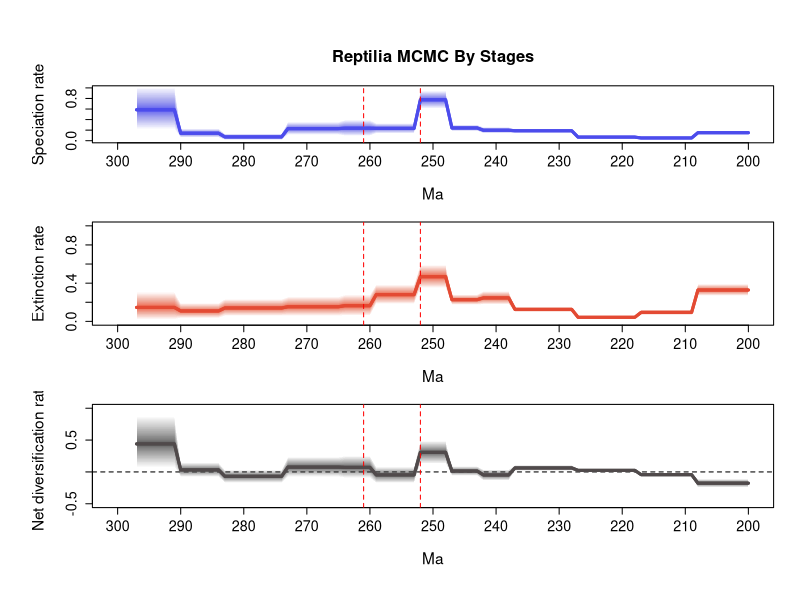

Write the R code that produced this figure.
# 1 files combined:
# 	C:\Users\SimoesLabAdmin\Documents\BDNN_Arielli\reptilia\mcmc_fixshift_no_predictors\D_mcmc\combined_10_marginal_rates.log

# 95% HPDs calculated using code from Biopy (https://www.cs.auckland.ac.nz/~yhel002/biopy/)

pdf(file='C:/Users/SimoesLabAdmin/Documents/BDNN_Arielli/reptilia/mcmc_fixshift_no_predictors/D_mcmc/combined_10_marginal_rates_RTT_final.pdf',width=8, height=10.8)
par(mfrow=c(3,1), cex.main=1.7, cex.lab=1.4, cex.axis=1.3,
    mgp=c(3.5, 1, 0),      # distance of axis labels from plot, increase first value to move y axis label further out
    oma=c(2, 2, 2, 0))     # outer margins for the entire figure

library(scales)
plot_RTT <- function (age,hpd_M,hpd_m,mean_m,color){
    N=100
    beta=(1:(N-1))/N
    alpha_shape=0.25
    cat=1-(beta^(1./alpha_shape))
    for (i in 1:(N-1)){
        trans= 1/N + 2/N
        polygon(c(age, rev(age)), c(hpd_M-((hpd_M-mean_m)*cat[i]), rev(hpd_m+((mean_m-hpd_m)*cat[i]))), col = alpha(color,trans), border = NA)
    }
    lines(rev(age), rev(mean_m), col = color, lwd=3)
}
    
L_hpd_m95=c(NA, NA,NA,NA,NA,NA,NA,NA,NA,NA,NA,NA,NA,NA,NA,NA,NA,NA,NA,NA,NA,NA,NA,NA,NA,NA,NA,NA,NA,NA,NA,NA,NA,NA,NA,NA,NA,NA,NA,NA,NA,NA,NA,NA,NA,NA,NA,NA,NA,NA,NA,NA,NA,NA,NA,NA,NA,NA,NA,NA,NA,NA,NA,NA,NA,NA,NA,NA,NA,NA,NA,NA,NA,NA,NA,NA,NA,NA,NA,NA,NA,NA,NA,NA,NA,NA,NA,NA,NA,NA,NA,NA,NA,NA,NA,NA,NA,NA,NA,NA,NA,NA,NA,NA,NA,NA,NA,NA,NA,NA,NA,NA,NA,NA,NA,NA,NA,NA,NA,NA,NA,NA,NA,NA,NA,NA,NA,NA,NA,NA,NA,NA,NA,NA,NA,NA,NA,NA,NA,NA,NA,NA,NA,NA,NA,NA,NA,NA,NA,NA,NA,NA,NA,NA,NA,NA,NA,NA,NA,NA,NA,NA,NA,NA,NA,NA,NA,NA,NA,NA,NA,NA,NA,NA,NA,NA,NA,NA,NA,NA,NA,NA,NA,NA,NA,NA,NA,NA,NA,NA,NA,NA,NA,NA,NA,NA,NA,NA,NA,NA,0.114994,0.114994,0.114994,0.114994,0.114994,0.114994,0.114994,0.114994,0.114994,0.033474,0.033474,0.033474,0.033474,0.033474,0.033474,0.033474,0.033474,0.033474,0.046121,0.046121,0.046121,0.046121,0.046121,0.046121,0.046121,0.046121,0.046121,0.046121,0.152609,0.152609,0.152609,0.152609,0.152609,0.152609,0.152609,0.152609,0.152609,0.152609,0.139653,0.139653,0.139653,0.139653,0.139653,0.181072,0.181072,0.181072,0.181072,0.181072,0.606852,0.606852,0.606852,0.606852,0.606852,0.136972,0.136972,0.136972,0.136972,0.136972,0.136972,0.136972,0.089169,0.089169,0.089169,0.089169,0.089169,0.110491,0.110491,0.110491,0.110491,0.110491,0.110491,0.110491,0.110491,0.110491,0.015348,0.015348,0.015348,0.015348,0.015348,0.015348,0.015348,0.015348,0.015348,0.015348,0.057541,0.057541,0.057541,0.057541,0.057541,0.057541,0.057541,0.212008,0.212008,0.212008,0.212008,0.212008,0.212008,0.212008)
L_hpd_M95=c(NA, NA,NA,NA,NA,NA,NA,NA,NA,NA,NA,NA,NA,NA,NA,NA,NA,NA,NA,NA,NA,NA,NA,NA,NA,NA,NA,NA,NA,NA,NA,NA,NA,NA,NA,NA,NA,NA,NA,NA,NA,NA,NA,NA,NA,NA,NA,NA,NA,NA,NA,NA,NA,NA,NA,NA,NA,NA,NA,NA,NA,NA,NA,NA,NA,NA,NA,NA,NA,NA,NA,NA,NA,NA,NA,NA,NA,NA,NA,NA,NA,NA,NA,NA,NA,NA,NA,NA,NA,NA,NA,NA,NA,NA,NA,NA,NA,NA,NA,NA,NA,NA,NA,NA,NA,NA,NA,NA,NA,NA,NA,NA,NA,NA,NA,NA,NA,NA,NA,NA,NA,NA,NA,NA,NA,NA,NA,NA,NA,NA,NA,NA,NA,NA,NA,NA,NA,NA,NA,NA,NA,NA,NA,NA,NA,NA,NA,NA,NA,NA,NA,NA,NA,NA,NA,NA,NA,NA,NA,NA,NA,NA,NA,NA,NA,NA,NA,NA,NA,NA,NA,NA,NA,NA,NA,NA,NA,NA,NA,NA,NA,NA,NA,NA,NA,NA,NA,NA,NA,NA,NA,NA,NA,NA,NA,NA,NA,NA,NA,NA,0.189141,0.189141,0.189141,0.189141,0.189141,0.189141,0.189141,0.189141,0.189141,0.069574,0.069574,0.069574,0.069574,0.069574,0.069574,0.069574,0.069574,0.069574,0.088657,0.088657,0.088657,0.088657,0.088657,0.088657,0.088657,0.088657,0.088657,0.088657,0.224674,0.224674,0.224674,0.224674,0.224674,0.224674,0.224674,0.224674,0.224674,0.224674,0.257379,0.257379,0.257379,0.257379,0.257379,0.303106,0.303106,0.303106,0.303106,0.303106,0.951545,0.951545,0.951545,0.951545,0.951545,0.333101,0.333101,0.333101,0.333101,0.333101,0.333101,0.333101,0.395803,0.395803,0.395803,0.395803,0.395803,0.357951,0.357951,0.357951,0.357951,0.357951,0.357951,0.357951,0.357951,0.357951,0.13264,0.13264,0.13264,0.13264,0.13264,0.13264,0.13264,0.13264,0.13264,0.13264,0.231432,0.231432,0.231432,0.231432,0.231432,0.231432,0.231432,1.020888,1.020888,1.020888,1.020888,1.020888,1.020888,1.020888)
M_hpd_m95=c(NA, NA,NA,NA,NA,NA,NA,NA,NA,NA,NA,NA,NA,NA,NA,NA,NA,NA,NA,NA,NA,NA,NA,NA,NA,NA,NA,NA,NA,NA,NA,NA,NA,NA,NA,NA,NA,NA,NA,NA,NA,NA,NA,NA,NA,NA,NA,NA,NA,NA,NA,NA,NA,NA,NA,NA,NA,NA,NA,NA,NA,NA,NA,NA,NA,NA,NA,NA,NA,NA,NA,NA,NA,NA,NA,NA,NA,NA,NA,NA,NA,NA,NA,NA,NA,NA,NA,NA,NA,NA,NA,NA,NA,NA,NA,NA,NA,NA,NA,NA,NA,NA,NA,NA,NA,NA,NA,NA,NA,NA,NA,NA,NA,NA,NA,NA,NA,NA,NA,NA,NA,NA,NA,NA,NA,NA,NA,NA,NA,NA,NA,NA,NA,NA,NA,NA,NA,NA,NA,NA,NA,NA,NA,NA,NA,NA,NA,NA,NA,NA,NA,NA,NA,NA,NA,NA,NA,NA,NA,NA,NA,NA,NA,NA,NA,NA,NA,NA,NA,NA,NA,NA,NA,NA,NA,NA,NA,NA,NA,NA,NA,NA,NA,NA,NA,NA,NA,NA,NA,NA,NA,NA,NA,NA,NA,NA,NA,NA,NA,NA,0.266444,0.266444,0.266444,0.266444,0.266444,0.266444,0.266444,0.266444,0.266444,0.067035,0.067035,0.067035,0.067035,0.067035,0.067035,0.067035,0.067035,0.067035,0.025482,0.025482,0.025482,0.025482,0.025482,0.025482,0.025482,0.025482,0.025482,0.025482,0.097251,0.097251,0.097251,0.097251,0.097251,0.097251,0.097251,0.097251,0.097251,0.097251,0.174707,0.174707,0.174707,0.174707,0.174707,0.172917,0.172917,0.172917,0.172917,0.172917,0.347579,0.347579,0.347579,0.347579,0.347579,0.179302,0.179302,0.179302,0.179302,0.179302,0.179302,0.179302,0.058298,0.058298,0.058298,0.058298,0.058298,0.056564,0.056564,0.056564,0.056564,0.056564,0.056564,0.056564,0.056564,0.056564,0.056263,0.056263,0.056263,0.056263,0.056263,0.056263,0.056263,0.056263,0.056263,0.056263,0.033415,0.033415,0.033415,0.033415,0.033415,0.033415,0.033415,0.018107,0.018107,0.018107,0.018107,0.018107,0.018107,0.018107)
M_hpd_M95=c(NA, NA,NA,NA,NA,NA,NA,NA,NA,NA,NA,NA,NA,NA,NA,NA,NA,NA,NA,NA,NA,NA,NA,NA,NA,NA,NA,NA,NA,NA,NA,NA,NA,NA,NA,NA,NA,NA,NA,NA,NA,NA,NA,NA,NA,NA,NA,NA,NA,NA,NA,NA,NA,NA,NA,NA,NA,NA,NA,NA,NA,NA,NA,NA,NA,NA,NA,NA,NA,NA,NA,NA,NA,NA,NA,NA,NA,NA,NA,NA,NA,NA,NA,NA,NA,NA,NA,NA,NA,NA,NA,NA,NA,NA,NA,NA,NA,NA,NA,NA,NA,NA,NA,NA,NA,NA,NA,NA,NA,NA,NA,NA,NA,NA,NA,NA,NA,NA,NA,NA,NA,NA,NA,NA,NA,NA,NA,NA,NA,NA,NA,NA,NA,NA,NA,NA,NA,NA,NA,NA,NA,NA,NA,NA,NA,NA,NA,NA,NA,NA,NA,NA,NA,NA,NA,NA,NA,NA,NA,NA,NA,NA,NA,NA,NA,NA,NA,NA,NA,NA,NA,NA,NA,NA,NA,NA,NA,NA,NA,NA,NA,NA,NA,NA,NA,NA,NA,NA,NA,NA,NA,NA,NA,NA,NA,NA,NA,NA,NA,NA,0.392508,0.392508,0.392508,0.392508,0.392508,0.392508,0.392508,0.392508,0.392508,0.121397,0.121397,0.121397,0.121397,0.121397,0.121397,0.121397,0.121397,0.121397,0.060656,0.060656,0.060656,0.060656,0.060656,0.060656,0.060656,0.060656,0.060656,0.060656,0.153565,0.153565,0.153565,0.153565,0.153565,0.153565,0.153565,0.153565,0.153565,0.153565,0.317308,0.317308,0.317308,0.317308,0.317308,0.282132,0.282132,0.282132,0.282132,0.282132,0.594192,0.594192,0.594192,0.594192,0.594192,0.387325,0.387325,0.387325,0.387325,0.387325,0.387325,0.387325,0.280056,0.280056,0.280056,0.280056,0.280056,0.259211,0.259211,0.259211,0.259211,0.259211,0.259211,0.259211,0.259211,0.259211,0.234882,0.234882,0.234882,0.234882,0.234882,0.234882,0.234882,0.234882,0.234882,0.234882,0.192177,0.192177,0.192177,0.192177,0.192177,0.192177,0.192177,0.309768,0.309768,0.309768,0.309768,0.309768,0.309768,0.309768)
R_hpd_m95=c(NA, NA,NA,NA,NA,NA,NA,NA,NA,NA,NA,NA,NA,NA,NA,NA,NA,NA,NA,NA,NA,NA,NA,NA,NA,NA,NA,NA,NA,NA,NA,NA,NA,NA,NA,NA,NA,NA,NA,NA,NA,NA,NA,NA,NA,NA,NA,NA,NA,NA,NA,NA,NA,NA,NA,NA,NA,NA,NA,NA,NA,NA,NA,NA,NA,NA,NA,NA,NA,NA,NA,NA,NA,NA,NA,NA,NA,NA,NA,NA,NA,NA,NA,NA,NA,NA,NA,NA,NA,NA,NA,NA,NA,NA,NA,NA,NA,NA,NA,NA,NA,NA,NA,NA,NA,NA,NA,NA,NA,NA,NA,NA,NA,NA,NA,NA,NA,NA,NA,NA,NA,NA,NA,NA,NA,NA,NA,NA,NA,NA,NA,NA,NA,NA,NA,NA,NA,NA,NA,NA,NA,NA,NA,NA,NA,NA,NA,NA,NA,NA,NA,NA,NA,NA,NA,NA,NA,NA,NA,NA,NA,NA,NA,NA,NA,NA,NA,NA,NA,NA,NA,NA,NA,NA,NA,NA,NA,NA,NA,NA,NA,NA,NA,NA,NA,NA,NA,NA,NA,NA,NA,NA,NA,NA,NA,NA,NA,NA,NA,NA,-0.245767,-0.245767,-0.245767,-0.245767,-0.245767,-0.245767,-0.245767,-0.245767,-0.245767,-0.071773,-0.071773,-0.071773,-0.071773,-0.071773,-0.071773,-0.071773,-0.071773,-0.071773,0.000982,0.000982,0.000982,0.000982,0.000982,0.000982,0.000982,0.000982,0.000982,0.000982,0.017191,0.017191,0.017191,0.017191,0.017191,0.017191,0.017191,0.017191,0.017191,0.017191,-0.137092,-0.137092,-0.137092,-0.137092,-0.137092,-0.059507,-0.059507,-0.059507,-0.059507,-0.059507,0.127017,0.127017,0.127017,0.127017,0.127017,-0.175252,-0.175252,-0.175252,-0.175252,-0.175252,-0.175252,-0.175252,-0.095712,-0.095712,-0.095712,-0.095712,-0.095712,-0.078147,-0.078147,-0.078147,-0.078147,-0.078147,-0.078147,-0.078147,-0.078147,-0.078147,-0.173051,-0.173051,-0.173051,-0.173051,-0.173051,-0.173051,-0.173051,-0.173051,-0.173051,-0.173051,-0.078221,-0.078221,-0.078221,-0.078221,-0.078221,-0.078221,-0.078221,0.066983,0.066983,0.066983,0.066983,0.066983,0.066983,0.066983)
R_hpd_M95=c(NA, NA,NA,NA,NA,NA,NA,NA,NA,NA,NA,NA,NA,NA,NA,NA,NA,NA,NA,NA,NA,NA,NA,NA,NA,NA,NA,NA,NA,NA,NA,NA,NA,NA,NA,NA,NA,NA,NA,NA,NA,NA,NA,NA,NA,NA,NA,NA,NA,NA,NA,NA,NA,NA,NA,NA,NA,NA,NA,NA,NA,NA,NA,NA,NA,NA,NA,NA,NA,NA,NA,NA,NA,NA,NA,NA,NA,NA,NA,NA,NA,NA,NA,NA,NA,NA,NA,NA,NA,NA,NA,NA,NA,NA,NA,NA,NA,NA,NA,NA,NA,NA,NA,NA,NA,NA,NA,NA,NA,NA,NA,NA,NA,NA,NA,NA,NA,NA,NA,NA,NA,NA,NA,NA,NA,NA,NA,NA,NA,NA,NA,NA,NA,NA,NA,NA,NA,NA,NA,NA,NA,NA,NA,NA,NA,NA,NA,NA,NA,NA,NA,NA,NA,NA,NA,NA,NA,NA,NA,NA,NA,NA,NA,NA,NA,NA,NA,NA,NA,NA,NA,NA,NA,NA,NA,NA,NA,NA,NA,NA,NA,NA,NA,NA,NA,NA,NA,NA,NA,NA,NA,NA,NA,NA,NA,NA,NA,NA,NA,NA,-0.108956,-0.108956,-0.108956,-0.108956,-0.108956,-0.108956,-0.108956,-0.108956,-0.108956,-0.014287,-0.014287,-0.014287,-0.014287,-0.014287,-0.014287,-0.014287,-0.014287,-0.014287,0.048329,0.048329,0.048329,0.048329,0.048329,0.048329,0.048329,0.048329,0.048329,0.048329,0.106874,0.106874,0.106874,0.106874,0.106874,0.106874,0.106874,0.106874,0.106874,0.106874,0.039836,0.039836,0.039836,0.039836,0.039836,0.089449,0.089449,0.089449,0.089449,0.089449,0.491442,0.491442,0.491442,0.491442,0.491442,0.08185,0.08185,0.08185,0.08185,0.08185,0.08185,0.08185,0.254135,0.254135,0.254135,0.254135,0.254135,0.236419,0.236419,0.236419,0.236419,0.236419,0.236419,0.236419,0.236419,0.236419,0.034041,0.034041,0.034041,0.034041,0.034041,0.034041,0.034041,0.034041,0.034041,0.034041,0.146114,0.146114,0.146114,0.146114,0.146114,0.146114,0.146114,0.873557,0.873557,0.873557,0.873557,0.873557,0.873557,0.873557)
L_mean=c(NA, NA,NA,NA,NA,NA,NA,NA,NA,NA,NA,NA,NA,NA,NA,NA,NA,NA,NA,NA,NA,NA,NA,NA,NA,NA,NA,NA,NA,NA,NA,NA,NA,NA,NA,NA,NA,NA,NA,NA,NA,NA,NA,NA,NA,NA,NA,NA,NA,NA,NA,NA,NA,NA,NA,NA,NA,NA,NA,NA,NA,NA,NA,NA,NA,NA,NA,NA,NA,NA,NA,NA,NA,NA,NA,NA,NA,NA,NA,NA,NA,NA,NA,NA,NA,NA,NA,NA,NA,NA,NA,NA,NA,NA,NA,NA,NA,NA,NA,NA,NA,NA,NA,NA,NA,NA,NA,NA,NA,NA,NA,NA,NA,NA,NA,NA,NA,NA,NA,NA,NA,NA,NA,NA,NA,NA,NA,NA,NA,NA,NA,NA,NA,NA,NA,NA,NA,NA,NA,NA,NA,NA,NA,NA,NA,NA,NA,NA,NA,NA,NA,NA,NA,NA,NA,NA,NA,NA,NA,NA,NA,NA,NA,NA,NA,NA,NA,NA,NA,NA,NA,NA,NA,NA,NA,NA,NA,NA,NA,NA,NA,NA,NA,NA,NA,NA,NA,NA,NA,NA,NA,NA,NA,NA,NA,NA,NA,NA,NA,NA,0.151330238655556,0.151330238655556,0.151330238655556,0.151330238655556,0.151330238655556,0.151330238655556,0.151330238655556,0.151330238655556,0.151330238655556,0.0512139904,0.0512139904,0.0512139904,0.0512139904,0.0512139904,0.0512139904,0.0512139904,0.0512139904,0.0512139904,0.067545195233333,0.067545195233333,0.067545195233333,0.067545195233333,0.067545195233333,0.067545195233333,0.067545195233333,0.067545195233333,0.067545195233333,0.067545195233333,0.187672389244444,0.187672389244444,0.187672389244444,0.187672389244444,0.187672389244444,0.187672389244444,0.187672389244444,0.187672389244444,0.187672389244444,0.187672389244444,0.197644816633333,0.197644816633333,0.197644816633333,0.197644816633333,0.197644816633333,0.2411908275,0.2411908275,0.2411908275,0.2411908275,0.2411908275,0.775297504,0.775297504,0.775297504,0.775297504,0.775297504,0.233464674177778,0.233464674177778,0.233464674177778,0.233464674177778,0.233464674177778,0.233464674177778,0.233464674177778,0.235823171044444,0.235823171044444,0.235823171044444,0.235823171044444,0.235823171044444,0.228914010355556,0.228914010355556,0.228914010355556,0.228914010355556,0.228914010355556,0.228914010355556,0.228914010355556,0.228914010355556,0.228914010355556,0.071749242466667,0.071749242466667,0.071749242466667,0.071749242466667,0.071749242466667,0.071749242466667,0.071749242466667,0.071749242466667,0.071749242466667,0.071749242466667,0.141282295644444,0.141282295644444,0.141282295644444,0.141282295644444,0.141282295644444,0.141282295644444,0.141282295644444,0.585857482055556,0.585857482055556,0.585857482055556,0.585857482055556,0.585857482055556,0.585857482055556,0.585857482055556)
M_mean=c(NA, NA,NA,NA,NA,NA,NA,NA,NA,NA,NA,NA,NA,NA,NA,NA,NA,NA,NA,NA,NA,NA,NA,NA,NA,NA,NA,NA,NA,NA,NA,NA,NA,NA,NA,NA,NA,NA,NA,NA,NA,NA,NA,NA,NA,NA,NA,NA,NA,NA,NA,NA,NA,NA,NA,NA,NA,NA,NA,NA,NA,NA,NA,NA,NA,NA,NA,NA,NA,NA,NA,NA,NA,NA,NA,NA,NA,NA,NA,NA,NA,NA,NA,NA,NA,NA,NA,NA,NA,NA,NA,NA,NA,NA,NA,NA,NA,NA,NA,NA,NA,NA,NA,NA,NA,NA,NA,NA,NA,NA,NA,NA,NA,NA,NA,NA,NA,NA,NA,NA,NA,NA,NA,NA,NA,NA,NA,NA,NA,NA,NA,NA,NA,NA,NA,NA,NA,NA,NA,NA,NA,NA,NA,NA,NA,NA,NA,NA,NA,NA,NA,NA,NA,NA,NA,NA,NA,NA,NA,NA,NA,NA,NA,NA,NA,NA,NA,NA,NA,NA,NA,NA,NA,NA,NA,NA,NA,NA,NA,NA,NA,NA,NA,NA,NA,NA,NA,NA,NA,NA,NA,NA,NA,NA,NA,NA,NA,NA,NA,NA,0.328131380822222,0.328131380822222,0.328131380822222,0.328131380822222,0.328131380822222,0.328131380822222,0.328131380822222,0.328131380822222,0.328131380822222,0.094444743022222,0.094444743022222,0.094444743022222,0.094444743022222,0.094444743022222,0.094444743022222,0.094444743022222,0.094444743022222,0.094444743022222,0.042855392788889,0.042855392788889,0.042855392788889,0.042855392788889,0.042855392788889,0.042855392788889,0.042855392788889,0.042855392788889,0.042855392788889,0.042855392788889,0.1251095134,0.1251095134,0.1251095134,0.1251095134,0.1251095134,0.1251095134,0.1251095134,0.1251095134,0.1251095134,0.1251095134,0.2454266431,0.2454266431,0.2454266431,0.2454266431,0.2454266431,0.227031193711111,0.227031193711111,0.227031193711111,0.227031193711111,0.227031193711111,0.467839329033333,0.467839329033333,0.467839329033333,0.467839329033333,0.467839329033333,0.279892344955556,0.279892344955556,0.279892344955556,0.279892344955556,0.279892344955556,0.279892344955556,0.279892344955556,0.164054551122222,0.164054551122222,0.164054551122222,0.164054551122222,0.164054551122222,0.153096309088889,0.153096309088889,0.153096309088889,0.153096309088889,0.153096309088889,0.153096309088889,0.153096309088889,0.153096309088889,0.153096309088889,0.140174235122222,0.140174235122222,0.140174235122222,0.140174235122222,0.140174235122222,0.140174235122222,0.140174235122222,0.140174235122222,0.140174235122222,0.140174235122222,0.109193183133333,0.109193183133333,0.109193183133333,0.109193183133333,0.109193183133333,0.109193183133333,0.109193183133333,0.145943641166667,0.145943641166667,0.145943641166667,0.145943641166667,0.145943641166667,0.145943641166667,0.145943641166667)
R_mean=c(NA, NA,NA,NA,NA,NA,NA,NA,NA,NA,NA,NA,NA,NA,NA,NA,NA,NA,NA,NA,NA,NA,NA,NA,NA,NA,NA,NA,NA,NA,NA,NA,NA,NA,NA,NA,NA,NA,NA,NA,NA,NA,NA,NA,NA,NA,NA,NA,NA,NA,NA,NA,NA,NA,NA,NA,NA,NA,NA,NA,NA,NA,NA,NA,NA,NA,NA,NA,NA,NA,NA,NA,NA,NA,NA,NA,NA,NA,NA,NA,NA,NA,NA,NA,NA,NA,NA,NA,NA,NA,NA,NA,NA,NA,NA,NA,NA,NA,NA,NA,NA,NA,NA,NA,NA,NA,NA,NA,NA,NA,NA,NA,NA,NA,NA,NA,NA,NA,NA,NA,NA,NA,NA,NA,NA,NA,NA,NA,NA,NA,NA,NA,NA,NA,NA,NA,NA,NA,NA,NA,NA,NA,NA,NA,NA,NA,NA,NA,NA,NA,NA,NA,NA,NA,NA,NA,NA,NA,NA,NA,NA,NA,NA,NA,NA,NA,NA,NA,NA,NA,NA,NA,NA,NA,NA,NA,NA,NA,NA,NA,NA,NA,NA,NA,NA,NA,NA,NA,NA,NA,NA,NA,NA,NA,NA,NA,NA,NA,NA,NA,-0.1768011409,-0.1768011409,-0.1768011409,-0.1768011409,-0.1768011409,-0.1768011409,-0.1768011409,-0.1768011409,-0.1768011409,-0.043230755155556,-0.043230755155556,-0.043230755155556,-0.043230755155556,-0.043230755155556,-0.043230755155556,-0.043230755155556,-0.043230755155556,-0.043230755155556,0.024689801488889,0.024689801488889,0.024689801488889,0.024689801488889,0.024689801488889,0.024689801488889,0.024689801488889,0.024689801488889,0.024689801488889,0.024689801488889,0.062562874988889,0.062562874988889,0.062562874988889,0.062562874988889,0.062562874988889,0.062562874988889,0.062562874988889,0.062562874988889,0.062562874988889,0.062562874988889,-0.047781829444444,-0.047781829444444,-0.047781829444444,-0.047781829444444,-0.047781829444444,0.014159632422222,0.014159632422222,0.014159632422222,0.014159632422222,0.014159632422222,0.307458172688889,0.307458172688889,0.307458172688889,0.307458172688889,0.307458172688889,-0.046427672311111,-0.046427672311111,-0.046427672311111,-0.046427672311111,-0.046427672311111,-0.046427672311111,-0.046427672311111,0.0717686202,0.0717686202,0.0717686202,0.0717686202,0.0717686202,0.075817701544444,0.075817701544444,0.075817701544444,0.075817701544444,0.075817701544444,0.075817701544444,0.075817701544444,0.075817701544444,0.075817701544444,-0.068424991188889,-0.068424991188889,-0.068424991188889,-0.068424991188889,-0.068424991188889,-0.068424991188889,-0.068424991188889,-0.068424991188889,-0.068424991188889,-0.068424991188889,0.032089112333333,0.032089112333333,0.032089112333333,0.032089112333333,0.032089112333333,0.032089112333333,0.032089112333333,0.4399138442,0.4399138442,0.4399138442,0.4399138442,0.4399138442,0.4399138442,0.4399138442)
trans=0.5
age=(0:(298-1))* -1
# Calculate positions for the mass extinction events
perm_trias_extinction = -252 # End-Permian mass extinction (252 Ma)
guadalupian_extinction = -261 # Guadalupian extinction (261 Ma)

# Define custom tick positions at 10 MY intervals
x_ticks <- seq(-300, -200, by=10)
x_tick_labels <- abs(x_ticks)

# First plot: Speciation rate
par(mar=c(5, 5, 4.5, 2))  # bottom, left, top, right margins
plot(age, age, type='n', ylim=c(0, 1), xlim=c(-300, -200), # Changed xlim to -300, -200, from auto-generated values 
     ylab='Speciation rate', xlab='Ma', main='Reptilia MCMC By Stages', 
     xaxt='n', cex.main=1.5, cex.lab=1.4, cex.axis=1.3) # xaxt removes default x axis
axis(1, at=x_ticks, labels=x_tick_labels, cex.axis=1.3) # Custom x-axis with 10MY interval ticks
plot_RTT(age, L_hpd_M95, L_hpd_m95, L_mean, "#4c4cec")
lines(rev(age), rev(L_mean), col="#4c4cec", lwd=3)

# Add vertical lines for mass extinction events
abline(v=perm_trias_extinction, col="red", lty=2) 
abline(v=guadalupian_extinction, col="red", lty=2)

# Second plot: Extinction rate
par(mar=c(5, 5, 1, 2))  # bottom, left, top, right margins. Reduced top margin to 2.5 (from 4.5)
plot(age, age, type='n', ylim=c(0, 1), xlim=c(-300, -200), # Changed xlim to -300, -200, from auto-generated values 
     ylab='Extinction rate', xlab='Ma',
     xaxt='n', cex.main=1.5, cex.lab=1.4, cex.axis=1.3) # xaxt removes default x axis
axis(1, at=x_ticks, labels=x_tick_labels, cex.axis=1.3) # Custom x-axis with 10MY interval ticks

plot_RTT(age, M_hpd_M95, M_hpd_m95, M_mean, "#e34a33")
lines(rev(age), rev(M_mean), col="#e34a33", lwd=3)

# Add vertical lines for mass extinction events
abline(v=perm_trias_extinction, col="red", lty=2)
abline(v=guadalupian_extinction, col="red", lty=2)


# Third plot: Net diversification rate
par(mar=c(5, 5, 1, 2))  # bottom, left, top, right margins. Reduced top margin to 2.5 (from 4.5)
plot(age, age, type='n', ylim=c(-0.5, 1), xlim=c(-300, -200), # Changed xlim to -300, -200, from auto-generated values
     ylab='Net diversification rate', xlab='Ma',
     xaxt='n', cex.main=1.5, cex.lab=1.4, cex.axis=1.3) # xaxt removes default x axis
axis(1, at=x_ticks, labels=x_tick_labels, cex.axis=1.3) # Custom x-axis with 10MY interval ticks

abline(h=0, lty=2, col="black")
plot_RTT(age, R_hpd_M95, R_hpd_m95, R_mean, "#504A4B")
lines(rev(age), rev(R_mean), col="#504A4B", lwd=3)

# Add vertical lines for mass extinction events
abline(v=perm_trias_extinction, col="red", lty=2)
abline(v=guadalupian_extinction, col="red", lty=2)

dev.off()
